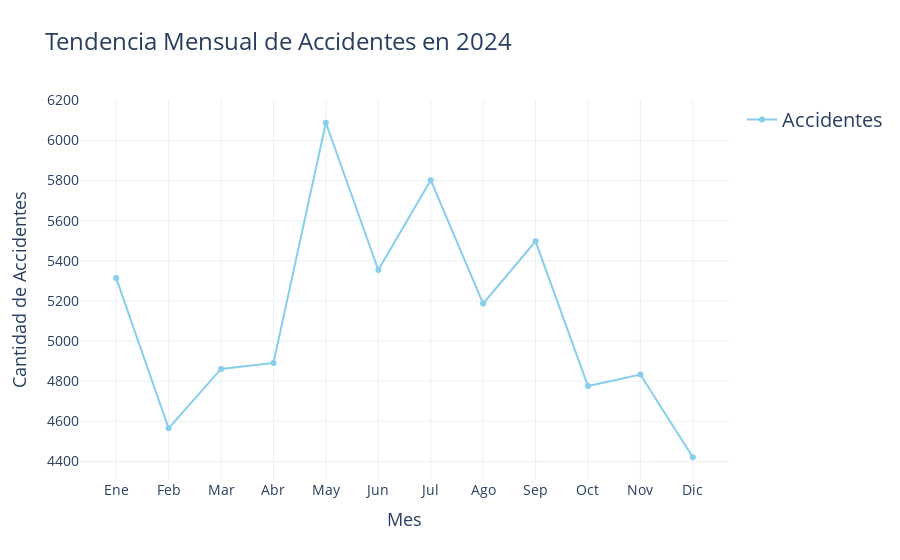

Notebook source saved alongside this figure:
### Code cell
import plotly.graph_objects as go

# Asegurándonos de que 'Fecha' esté en formato datetime
Accidentes24_data['Fecha'] = pd.to_datetime(Accidentes24_data['Fecha'], errors='coerce')

# Extraemos el mes de la columna 'Fecha'
Accidentes24_data['Mes'] = Accidentes24_data['Fecha'].dt.month

# Contamos los accidentes por mes
tendencia_mensual_accidentes = Accidentes24_data.groupby('Mes').size()

# Crear el gráfico de líneas con Plotly
fig = go.Figure()

# Agregar una línea para la tendencia mensual de accidentes
fig.add_trace(go.Scatter(
    x=tendencia_mensual_accidentes.index,
    y=tendencia_mensual_accidentes.values,
    mode='lines+markers',
    name='Accidentes',
    line=dict(color='skyblue', width=2),
    marker=dict(size=6, color='skyblue', symbol='circle'),
))

# Actualizar el layout para personalizar el gráfico
fig.update_layout(
    title='Tendencia Mensual de Accidentes en 2024',
    title_font=dict(size=24),  # Aumentar el tamaño de la fuente del título
    xaxis_title='Mes',
    yaxis_title='Cantidad de Accidentes',
    xaxis_title_font=dict(size=18),  # Aumentar el tamaño de la fuente del título del eje X
    yaxis_title_font=dict(size=18),  # Aumentar el tamaño de la fuente del título del eje Y
    xaxis=dict(
        tickmode='array',
        tickvals=tendencia_mensual_accidentes.index,
        ticktext=['Ene', 'Feb', 'Mar', 'Abr', 'May', 'Jun', 'Jul', 'Ago', 'Sep', 'Oct', 'Nov', 'Dic'],
        tickfont=dict(size=14)  # Aumentar el tamaño de la fuente de los ticks del eje X
    ),
    yaxis=dict(
        tickfont=dict(size=14)  # Aumentar el tamaño de la fuente de los ticks del eje Y
    ),
    template='plotly_white',
    plot_bgcolor='white',
    showlegend=True,
    font=dict(size=20)  # Cambiar el tamaño de la fuente general
)


# Mostrar el gráfico
fig.show()

### Figure 1 — Plotly figure (JSON) as saved in the notebook; plotly's stock layout.template omitted (floating-point values rounded to 4 significant figures)
{"data": [{"line": {"color": "skyblue", "width": 2}, "marker": {"color": "skyblue", "size": 6, "symbol": "circle"}, "mode": "lines+markers", "name": "Accidentes", "type": "scatter", "x": [1, 2, 3, 4, 5, 6, 7, 8, 9, 10, 11, 12], "y": [5314, 4565, 4861, 4891, 6088, 5354, 5802, 5187, 5497, 4776, 4833, 4421]}], "layout": {"font": {"size": 20}, "plot_bgcolor": "white", "showlegend": true, "title": {"font": {"size": 24}, "text": "Tendencia Mensual de Accidentes en 2024"}, "xaxis": {"tickfont": {"size": 14}, "tickmode": "array", "ticktext": ["Ene", "Feb", "Mar", "Abr", "May", "Jun", "Jul", "Ago", "Sep", "Oct", "Nov", "Dic"], "tickvals": [1, 2, 3, 4, 5, 6, 7, 8, 9, 10, 11, 12], "title": {"font": {"size": 18}, "text": "Mes"}}, "yaxis": {"tickfont": {"size": 14}, "title": {"font": {"size": 18}, "text": "Cantidad de Accidentes"}}}}
